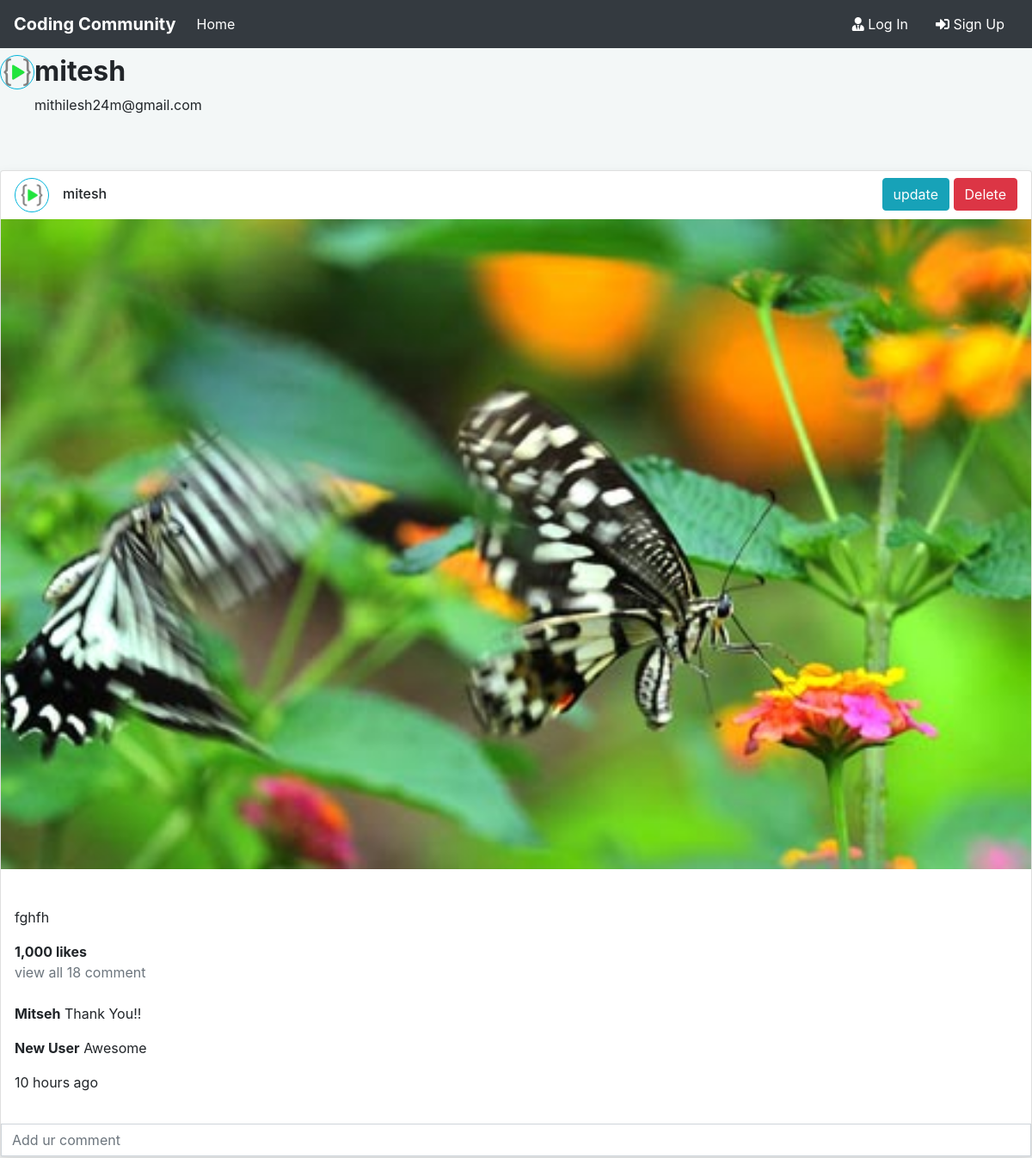
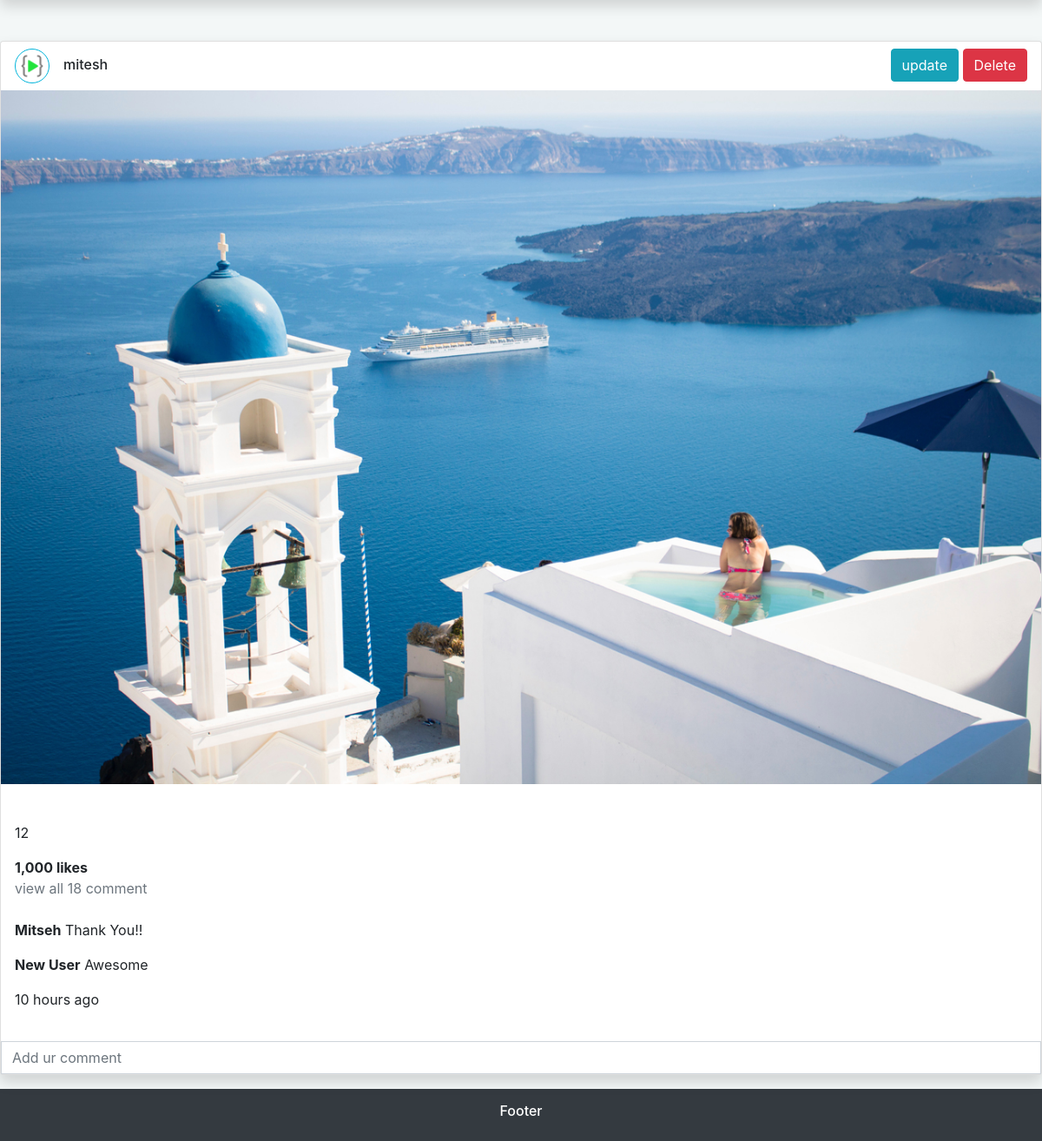
/user/mitesh, run on the app's committed database (2 pictures, top to bottom).
### postapp/models.py (models this page shows, shortened)
class post(models.Model):
    title=models.CharField(max_length=100)
    post=models.FileField(null=True,blank=True,upload_to='Files')
    description=models.TextField()
    date_upload=models.DateTimeField(auto_now_add=True)
    author=models.ForeignKey(User,on_delete=models.CASCADE)

### users/models.py (models this page shows, shortened)
class Profile(models.Model):
    user = models.OneToOneField(User, on_delete=models.CASCADE)
    image = models.ImageField(default='default.jpg', upload_to='profile_pics')
    score=models.IntegerField(default=0)
    bio=models.CharField(max_length=400)

### postapp/views.py (the view)
# urls.py: path('user/<str:username>',UserPostListView.as_view(),name='user-post' ),
class UserPostListView(ListView):
    model=post
    template_name='postapp/user_posts.html'
    context_object_name='posts'
    ordering=['-date_upload']
    def get_queryset(self):
        user=get_object_or_404(User,username=self.kwargs.get('username'))
        return post.objects.filter(author=user).order_by('-date_upload')

### postapp/templates/postapp/user_posts.html (shortened to what this page needs)
{% extends 'compiler/base.html' %}
{% block content %}
{% for post in posts|slice:"1" %}
<div class="media mt-2">
  <img id="1" data-toggle="modal" class="article-img img-fluid icon" data-target="#myModal" src='{{ post.author.profile.image.url  }}' alt='' />
<div class="media-body ">
    <h2 class="account-heading font-weight-bold ">{{ post.author }}</h2>
    <p class="font-weight-normal ">{{ post.author.email }}</p>
</div>
</div>
{% endfor %}
{% for post in posts %}
<div class="card  shadow mt-5">
        <div class="card-img px-3 py-2">
            <div class="d-flex">
                <img src="{{ post.author.profile.image.url  }}" alt="" class=" float-left img-fluid img-thumbnail rounded-circle icon">
                <h6 class="align-self-center pl-3 pt-1">{{post.author}}</h6>
                <div class="ml-auto">
                        <a href=" {% url 'post-update' post.id %} " class="btn btn-info">update</a>
                        <a href=" {% url 'post-delete' post.id %} " class="btn btn-danger">Delete</a>
                </div>
                   </div>
        </div>
        <div class="">
            <img src="{{ post.post.url }}" alt=""  class="img-fluid  " style="width:100%;height:100%">
        </div>
        <div class="p-3">
            <div class="py-1">
            <div class="caption p-0">
                    <p>
                            {{post.description}}
                    </p>
            </div>
            <p class="font-weight-bold m-0">1,000 likes</p>
            <p class=" text-muted">view all 18 comment</p>
            </div>
            <div class="comment py-1">
                <p class="user-com"><span class="font-weight-bold ">Mitseh</span> Thank You!!</p>
            <p class="user-com"><span class="font-weight-bold ">New User</span> Awesome </p>
            <p class="com-time">10 hours ago</p>
            </div>
        </div>
        <div>
                <input type="text" class="form-control" placeholder="Add ur comment" style="border-radius: 0">
            </div>
    </div>
{% endfor %}
{% endblock content %}

### compiler/static/compiler/main.css (style rules this page uses)
body { background: linear-gradient(to right, #7f00ff, #e100ff); }
.icon { width: 40px; height: 40px; border: 1px solid #00b4db; border-radius: 50px; overflow: hidden; }

### data on the page
post: author.profile.image (picture), author "mitesh", author.email "mithilesh24m@gmail.com", post (picture), description "fghfh"
post: author.profile.image (picture), author "mitesh", post (picture), description "12"
